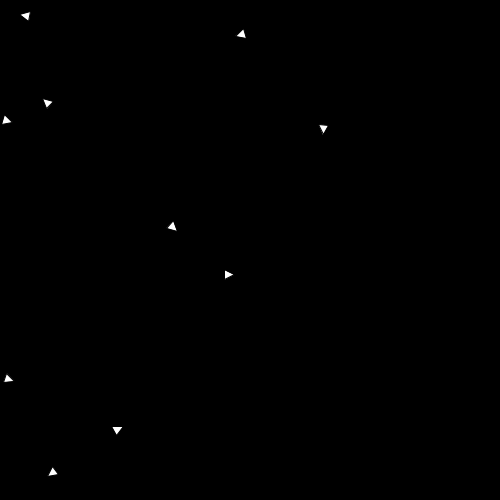
Frame 1 (no input)
Frame 60 (the mouse pressed at the canvas centre just before this capture): identical to frame 1, image omitted
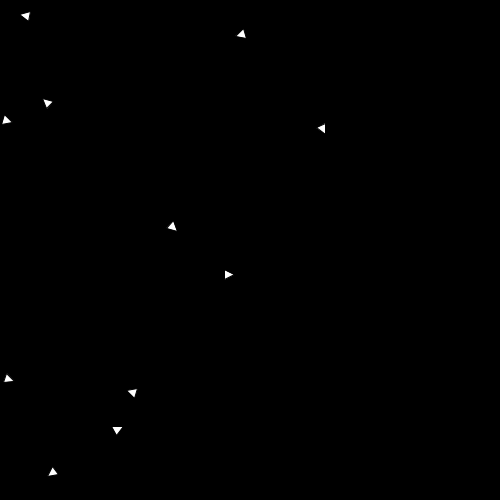
Frame 120 (the mouse held since frame 60 and released just before this capture)

The Processing sketch that drew these frames (run headless with seeded random() and noise(); from frame 60 on, the mouse is pressed at the canvas centre):

// Processing sketch: sketch_181008i_trianglesList
// ── sketch_181008i_trianglesList.pde
//make triangles
int totalNum = 10;
ArrayList<Triangle> triangles = new ArrayList<Triangle>();
int lastFrameCountSeconds = 0;

class Triangle {  
  float rotation;
  PVector pos;
  boolean alive;

  Triangle(float x, float y, float rotation) {
    this.pos = new PVector(x, y);
    this.rotation = rotation;
    alive = false;
  }

  void draw() {
    pushMatrix();
    translate(pos.x, pos.y);
    rotate(rotation);
    triangle(-5, 5, 0, -5, 5, 5);
    popMatrix();
  }

  void update() {
    if (alive) {
      rotation += 0.2;
    }
  }

  void wakeUp() {
    alive = !alive;
  }
}


void setup() {
  size(500, 500);
  for (int i=0; i<totalNum; i++) {
    triangles.add( new Triangle(random(width), random(height), random(360)) );
  }
}

void draw() {
  background(0);
  for (Triangle tri : triangles) {
    tri.update();
    tri.draw();
  }
  
  int frameCountSeconds = frameCount / 60;
  if (lastFrameCountSeconds != frameCountSeconds) {
    int index = frameCountSeconds-1;
    if (index<triangles.size()){
      Triangle tri = triangles.get(index);
      tri.wakeUp();
    }
    lastFrameCountSeconds = frameCountSeconds;
  }
}

void mousePressed() {
  triangles.add( new Triangle(random(width), random(height), random(0, 360)) );
  //triangles.get(0).wakeUp();
}
